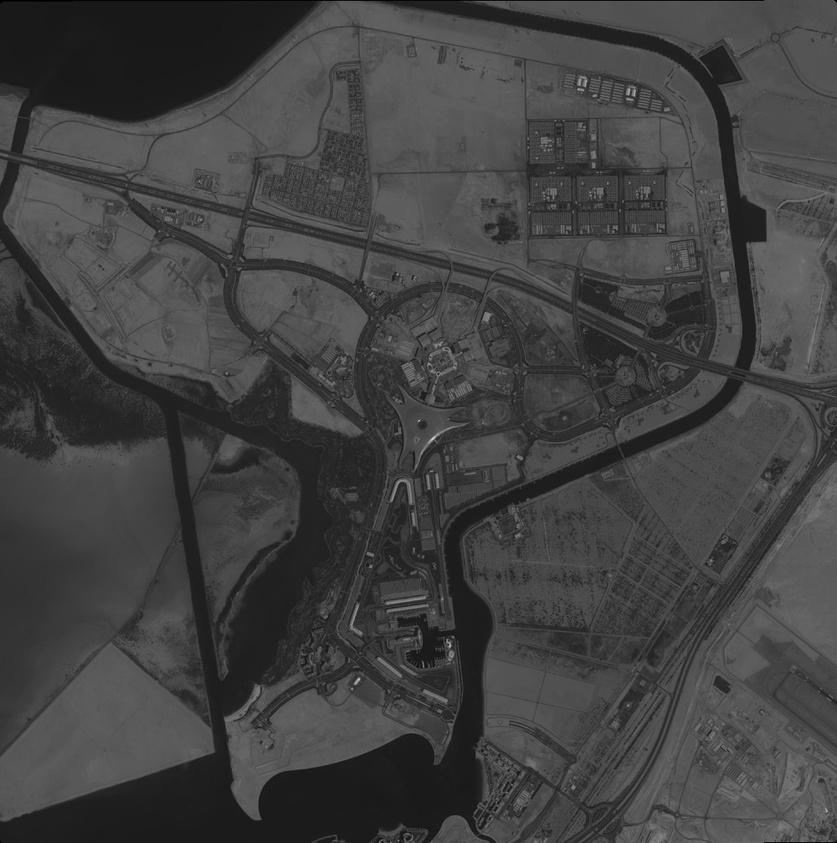
#> input picture 1.jpg, 837 x 843 px, shrunk from 1000 x 1007 before the run
$ python set_gray_histogram_range.py
#> lines starting #> are read from the running program, lines starting #| are printed output that depends on the picture
import cv2
import numpy as np
import os
import matplotlib.pyplot as plt

def scale_pixel_values(image, low_threshold, high_threshold):
    # Scale pixel values to the range [0, 255] for the single channel
    image = np.clip(image, low_threshold, high_threshold)
    image = np.interp(image, (low_threshold, high_threshold), (0, 255))

    return image.astype(np.uint8)

def display_histogram(ax, image, title):
    # Calculate histogram for the single channel
    histogram = cv2.calcHist([image], [0], None, [256], [0, 256])
    ax.plot(histogram, label='Channel 0')

    ax.set_title(title)
    ax.set_xlabel('Pixel Value')
    ax.set_ylabel('Frequency')
    ax.legend()


def main():
    # Load a grayscale image
    image_path = "1.jpg"
    original_image = cv2.imread(image_path, cv2.IMREAD_GRAYSCALE)
#> original_image is the input picture: shape (843, 837); min 0, max 212, mean 65.6

    if original_image is None:
        print("Error: Image not loaded.")
        return

    # Create subplots in a single figure
    fig, axes = plt.subplots(2, 2, figsize=(12, 8))

    # Display the original image
    axes[0, 0].imshow(original_image, cmap='gray')
    axes[0, 0].set_title('Original Image')

    # Display the histogram of the original image
    display_histogram(axes[0, 1], original_image, 'Histogram - Original Image')
#> in display_histogram, `histogram = cv2.calcHist([image], [0], None, [256], [0, 256])`: histogram = 256 values, max 16736 at index 27, min 0 at index 156, mean 2756.2

    # Set your desired pixel value ranges (adjust as needed)
    low_threshold = 20  # Example value, adjust as needed
    high_threshold = 120  # Example value, adjust as needed

    # Apply the histogram range and scale pixel values to [0, 255] for the image
    adjusted_image = scale_pixel_values(original_image.copy(), low_threshold, high_threshold)
#> in scale_pixel_values, `image = np.interp(image, (low_threshold, high_threshold), (0, 255))`:
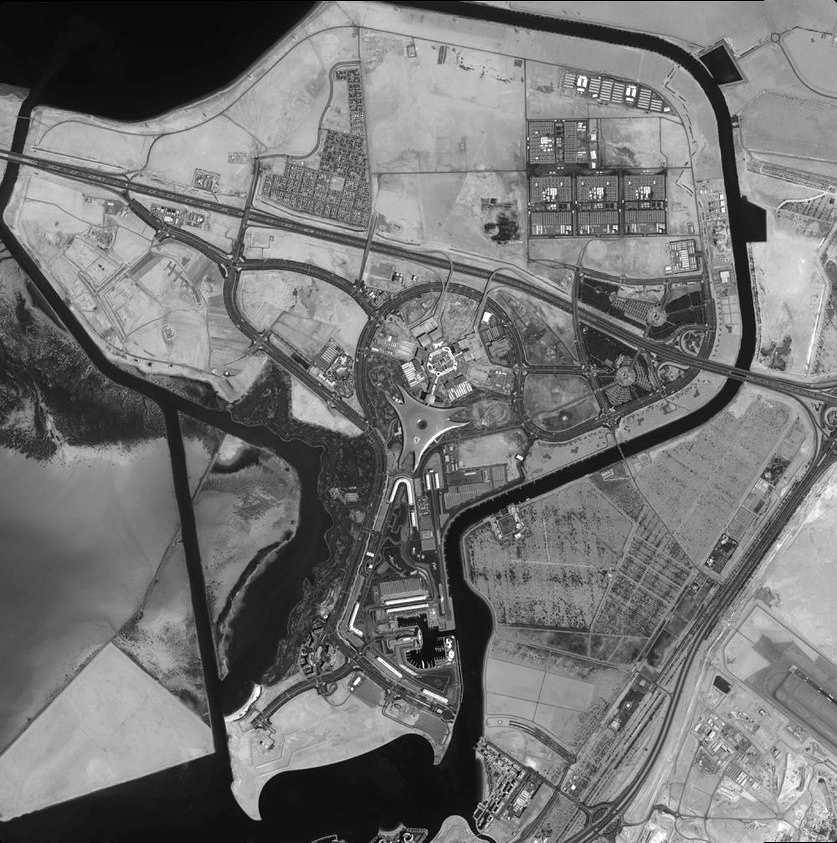
#> image: shape (843, 837) float64; min 0, max 255, mean 116.3

    # Display the adjusted image
    axes[1, 0].imshow(adjusted_image, cmap='gray')
    axes[1, 0].set_title('Adjusted Image')

    # Display the histogram of the adjusted image
    display_histogram(axes[1, 1], adjusted_image, 'Histogram - Adjusted Image')

    # Adjust layout and show the plot
    plt.tight_layout()
    plt.show()
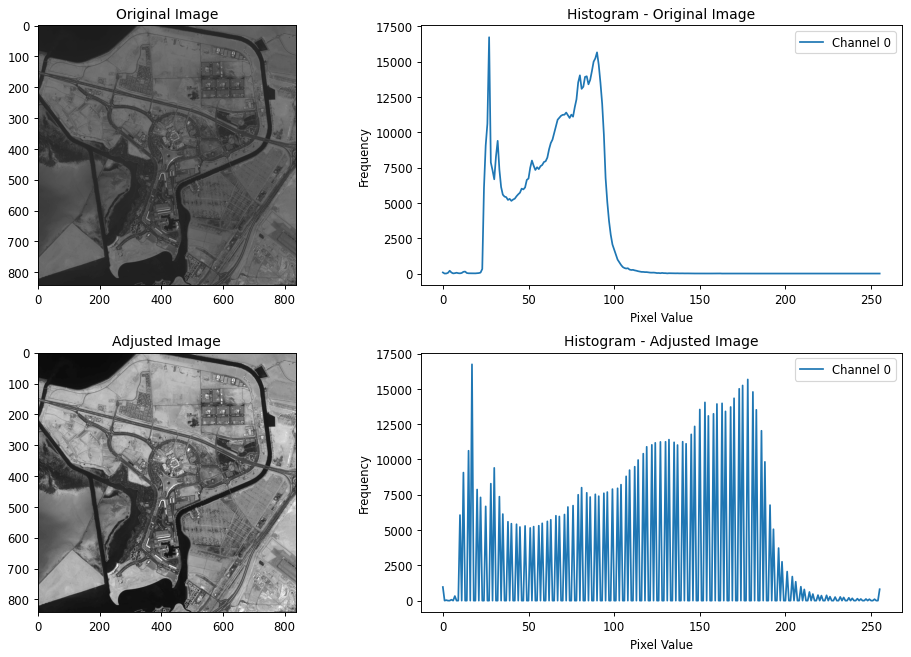
#> figure drawn by matplotlib, 4 panels; panel 2: curve peaks at x = 27, y = 16736; panel 4: curve peaks at x = 17, y = 16736

    # Save the adjusted image with threshold values in the filename
    output_folder_path = "out_set_gray_histogram_range/"
    os.makedirs(output_folder_path, exist_ok=True)

    # Construct the output image filename with threshold values
    output_image_filename = f"scaled_threshold_{low_threshold}_{high_threshold}_{os.path.basename(image_path)}"
    output_image_path = os.path.join(output_folder_path, output_image_filename)

    cv2.imwrite(output_image_path, adjusted_image)
    print(f"Processed image saved to: {output_image_path}")


if __name__ == "__main__":
    main()
